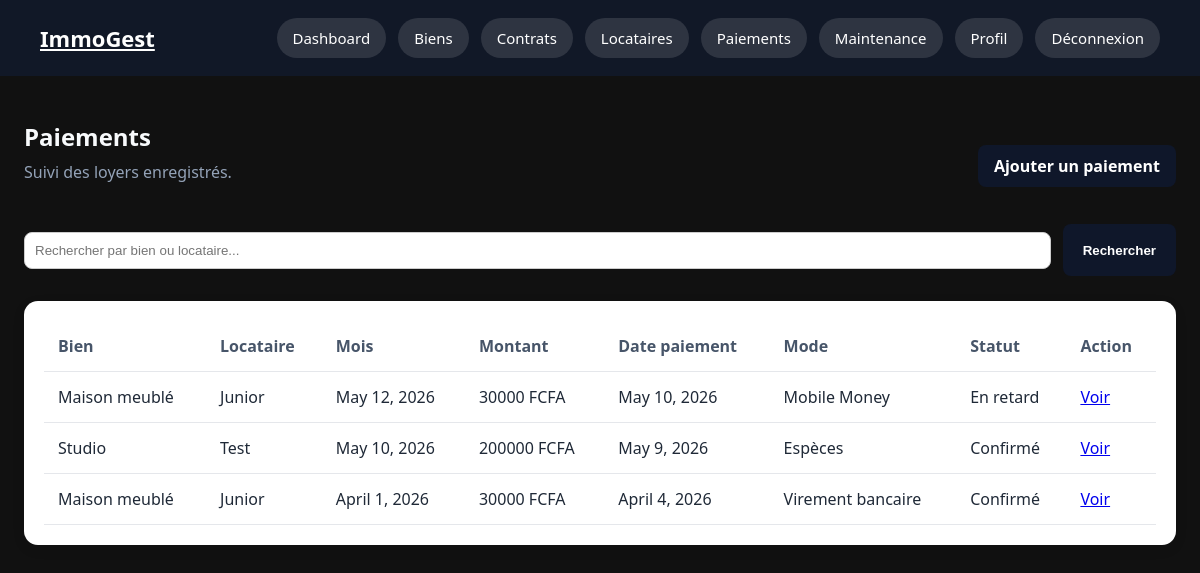
/payments/ (signed in), run on the app's committed database.
### payments/models.py (models this page shows, shortened)
class Paiement(models.Model):
    EN_ATTENTE = 'en_attente'
    CONFIRME = 'confirme'
    EN_RETARD = 'en_retard'
    STATUT_CHOICES = [
        (EN_ATTENTE, 'En attente'),
        (CONFIRME, 'Confirmé'),
        (EN_RETARD, 'En retard'),
    ]
    ESPECES = 'especes'
    MOBILE_MONEY = 'mobile_money'
    VIREMENT = 'virement'
    CHEQUE = 'cheque'
    MODE_CHOICES = [
        (ESPECES, 'Espèces'),
        (MOBILE_MONEY, 'Mobile Money'),
        (VIREMENT, 'Virement bancaire'),
        (CHEQUE, 'Chèque'),
    ]
    contrat = models.ForeignKey(
        ContratBail,
        on_delete=models.CASCADE,
        related_name='paiements'
    )
    mois_concerne = models.DateField(
        verbose_name='Mois concerné'
    )
    montant = models.DecimalField(
        max_digits=10,
        decimal_places=0,
        verbose_name='Montant'
    )
    date_paiement = models.DateField(
        verbose_name='Date de paiement'
    )
    mode_paiement = models.CharField(
        max_length=30,
        choices=MODE_CHOICES,
        verbose_name='Mode de paiement'
    )
    statut = models.CharField(
        max_length=20,
        choices=STATUT_CHOICES,
        default=EN_ATTENTE,
        verbose_name='Statut'
    )
    note = models.TextField(
        blank=True,
        verbose_name='Note'
    )
    created_at = models.DateTimeField(
        auto_now_add=True
    )
    updated_at = models.DateTimeField(
        auto_now=True
    )
    class Meta:
        verbose_name = 'Paiement'
        verbose_name_plural = 'Paiements'
        ordering = ['-mois_concerne']

### properties/models.py (models this page shows, shortened)
class ContratBail(models.Model):
    ACTIF = 'actif'
    RESILIE = 'resilie'
    EXPIRE = 'expire'
    STATUT_CHOICES = [
        (ACTIF, 'Actif'),
        (RESILIE, 'Résilié'),
        (EXPIRE, 'Expiré'),
    ]
    bien = models.ForeignKey(
        Bien,
        on_delete=models.CASCADE,
        related_name='contrats'
    )
    locataire = models.ForeignKey(
        ProfilLocataire,
        on_delete=models.CASCADE,
        related_name='contrats'
    )
    date_debut = models.DateField()
    date_fin = models.DateField(
        blank=True,
        null=True
    )
    montant_loyer = models.DecimalField(
        max_digits=10,
        decimal_places=0
    )
    montant_caution = models.DecimalField(
        max_digits=10,
        decimal_places=0
    )
    document = models.FileField(
        upload_to='contrats/',
        blank=True,
        null=True
    )
    statut = models.CharField(
        max_length=20,
        choices=STATUT_CHOICES,
        default=ACTIF
    )
    notes = models.TextField(
        blank=True
    )
    is_archived = models.BooleanField(
    default=False
    )
    created_at = models.DateTimeField(
        auto_now_add=True
    )
    updated_at = models.DateTimeField(
        auto_now=True
    )
    class Meta:
        verbose_name = 'Contrat de bail'
        verbose_name_plural = 'Contrats de bail'
        ordering = ['-created_at']

class Bien(models.Model):
    APPARTEMENT = 'appartement'
    VILLA = 'villa'
    STUDIO = 'studio'
    MAISON = 'maison'
    TYPE_BIEN_CHOICES = [
        (APPARTEMENT, 'Appartement'),
        (VILLA, 'Villa'),
        (STUDIO, 'Studio'),
        (MAISON, 'Maison'),
    ]
    LIBRE = 'libre'
    LOUE = 'loue'
    EN_TRAVAUX = 'en_travaux'
    STATUT_CHOICES = [
        (LIBRE, 'Libre'),
        (LOUE, 'Loué'),
        (EN_TRAVAUX, 'En travaux'),
    ]
    proprietaire = models.ForeignKey(
        ProfilProprietaire,
        on_delete=models.CASCADE,
        related_name='biens'
    )
    titre = models.CharField(
        max_length=200
    )
    type_bien = models.CharField(
        max_length=30,
        choices=TYPE_BIEN_CHOICES
    )
    adresse = models.CharField(
        max_length=255
    )
    ville = models.CharField(
        max_length=100,
        default='Lomé'
    )
    superficie = models.PositiveIntegerField(
        help_text='Superficie en m²'
    )
    loyer_mensuel = models.DecimalField(
        max_digits=10,
        decimal_places=0
    )
    caution = models.DecimalField(
        max_digits=10,
        decimal_places=0
    )
    description = models.TextField(
        blank=True
    )
    image = models.ImageField(
        upload_to='biens/',
        blank=True,
        null=True
    )
    statut = models.CharField(
        max_length=20,
        choices=STATUT_CHOICES,
        default=LIBRE
    )
    is_archived = models.BooleanField(
        default=False
    )
    created_at = models.DateTimeField(
        auto_now_add=True
    )
    updated_at = models.DateTimeField(
        auto_now=True
    )
    class Meta:
        verbose_name = 'Bien immobilier'
        verbose_name_plural = 'Biens immobiliers'
        ordering = ['-created_at']

### accounts/models.py (models this page shows, shortened)
class ProfilLocataire(models.Model):
    user = models.OneToOneField(
        User,
        on_delete=models.CASCADE,
        related_name='profil_locataire',
        verbose_name='Utilisateur'
    )
    proprietaire = models.ForeignKey(
        ProfilProprietaire,
        on_delete=models.SET_NULL,
        null=True,
        blank=True,
        related_name='locataires',
        verbose_name='Propriétaire'
    )
    adresse_actuelle = models.CharField(
        max_length=255,
        blank=True,
        verbose_name='Adresse actuelle'
    )
    created_at = models.DateTimeField(
        auto_now_add=True,
        verbose_name='Créé le'
    )
    updated_at = models.DateTimeField(
        auto_now=True,
        verbose_name='Modifié le'
    )
    class Meta:
        verbose_name = 'Profil locataire'
        verbose_name_plural = 'Profils locataires'

class User(AbstractUser):
    PROPRIETAIRE = 'proprietaire'
    LOCATAIRE = 'locataire'
    ROLE_CHOICES = [
        (PROPRIETAIRE, 'Propriétaire'),
        (LOCATAIRE, 'Locataire'),
    ]
    role = models.CharField(
        max_length=20,
        choices=ROLE_CHOICES,
        verbose_name='Rôle'
    )
    telephone = models.CharField(
        max_length=20,
        blank=True,
        verbose_name='Téléphone'
    )
    photo = models.ImageField(
        upload_to='profils/',
        blank=True,
        null=True,
        verbose_name='Photo de profil'
    )
    class Meta:
        verbose_name = 'Utilisateur'
        verbose_name_plural = 'Utilisateurs'

### payments/views.py (the view)
# urls.py: path('', views.liste_paiements, name='liste_paiements'),
@login_required
@proprietaire_required
def liste_paiements(request):
    profil = request.user.profil_proprietaire
    query = request.GET.get('q', '')
    paiements = Paiement.objects.filter(
        contrat__bien__proprietaire=profil
    )
    if query:
        paiements = paiements.filter(
            contrat__bien__titre__icontains=query
        ) | paiements.filter(
            contrat__locataire__user__username__icontains=query
        )
    return render(request, 'payments/liste_paiements.html', {
        'paiements': paiements,
        'query': query
    })

### templates/payments/liste_paiements.html (shortened to what this page needs)
{% extends "base.html" %}
{% block content %}
<section class="page-header">
    <div>
        <h1>Paiements</h1>
        <p>Suivi des loyers enregistrés.</p>
    </div>
    <a href="{% url 'payments:ajouter_paiement' %}" class="btn-link">
        Ajouter un paiement
    </a>
</section>
<form method="get" class="search-form">
    <input
        type="text"
        name="q"
        placeholder="Rechercher par bien ou locataire..."
        value="{{ query }}"
    >
    <button type="submit">Rechercher</button>
</form>
{% if paiements %}
<div class="table-card">
    <table>
        <thead>
            <tr>
                <th>Bien</th>
                <th>Locataire</th>
                <th>Mois</th>
                <th>Montant</th>
                <th>Date paiement</th>
                <th>Mode</th>
                <th>Statut</th>
                <th>Action</th>
            </tr>
        </thead>
        <tbody>
            {% for paiement in paiements %}
            <tr>
                <td>{{ paiement.contrat.bien.titre }}</td>
                <td>{{ paiement.contrat.locataire.user.username }}</td>
                <td>{{ paiement.mois_concerne }}</td>
                <td>{{ paiement.montant }} FCFA</td>
                <td>{{ paiement.date_paiement }}</td>
                <td>{{ paiement.get_mode_paiement_display }}</td>
                <td>{{ paiement.get_statut_display }}</td>
                <td>
                    <a href="{% url 'payments:detail_paiement' paiement.pk %}">
                        Voir
                    </a>
                </td>
            </tr>
            {% endfor %}
        </tbody>
    </table>
</div>
{% endif %}
{% endblock %}

### static/css/style.css (style rules this page uses)
* { box-sizing: border-box; }
body { margin: 0; font-family: Arial, sans-serif; background-color: #f5f7fa; color: #222; }
.page-header { display: flex; justify-content: space-between; align-items: center; gap: 20px; margin-bottom: 30px; flex-wrap: wrap; }
.page-header h1 { margin: 0; color: #f8fafc; }
.page-header p { margin-top: 8px; color: #94a3b8; }
.search-form { display: flex; align-items: center; gap: 16px; margin-bottom: 30px; flex-wrap: wrap; }
.search-form input { flex: 1; min-width: 300px; margin: 0; }
.search-form button, .search-form .btn-secondary { height: 52px; display: flex; align-items: center; justify-content: center; white-space: nowrap; margin: 0; }
.table-card { margin-top: 0; }
input, select, textarea { width: 100%; padding: 10px; margin-top: 6px; border: 1px solid #ccc; border-radius: 8px; }
button { background-color: #0f172a; color: white; border: none; padding: 12px 20px; border-radius: 8px; cursor: pointer; font-weight: bold; }
.btn-link { display: inline-block; margin-top: 12px; background-color: #0f172a; color: white; padding: 10px 16px; border-radius: 8px; text-decoration: none; font-weight: bold; }
.page-header { display: flex; justify-content: space-between; align-items: center; margin-bottom: 25px; }
.table-card { background-color: white; padding: 20px; border-radius: 14px; box-shadow: 0 4px 14px rgba(0, 0, 0, 0.07); overflow-x: auto; }
table { width: 100%; border-collapse: collapse; }
th, td { padding: 14px; border-bottom: 1px solid #e5e7eb; text-align: left; }
th { color: #475569; }
.search-form { display: flex; gap: 12px; align-items: center; flex-wrap: wrap; margin-bottom: 25px; }
.search-form input { width: 320px; max-width: 100%; }
body { background: #f6f4ef; color: #1f2937; }
body { margin: 0; padding: 0; background: #111; font-family: 'Segoe UI', sans-serif; }

### data on the page
Paiement: contrat.bien.titre "Maison meublé", contrat.locataire.user.username "Junior", mois_concerne "May 12, 2026", montant "30000", date_paiement "May 10, 2026", mode_paiement "Mobile Money", statut "En retard"
Paiement: contrat.bien.titre "Studio", contrat.locataire.user.username "Test", mois_concerne "May 10, 2026", montant "200000", date_paiement "May 9, 2026", mode_paiement "Espèces", statut "Confirmé"
Paiement: contrat.bien.titre "Maison meublé", contrat.locataire.user.username "Junior", mois_concerne "April 1, 2026", montant "30000", date_paiement "April 4, 2026", mode_paiement "Virement bancaire", statut "Confirmé"
